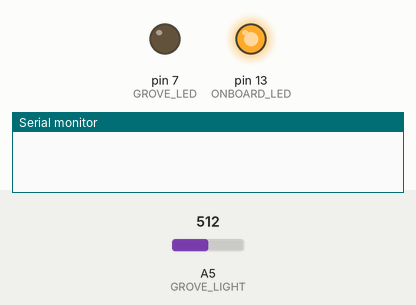
A sketch run on a simulated Arduino Nano, built with avr-gcc and run on an emulated ATmega328P. Parts: output pins drawn as LEDs (lit = HIGH), the last lines printed to the serial monitor. The test bench sets the inputs (shaded band); at power-on: A5 (GROVE_LIGHT) = 512.

Above: at 0.1 s.
At 19.6 s:
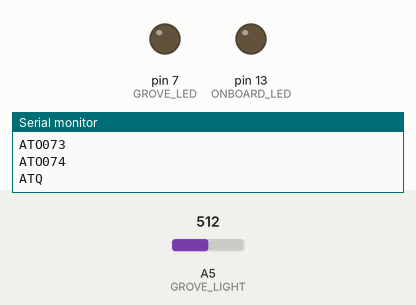
Timing chart, 0 to 21.1 s (numbered marks = the images above):
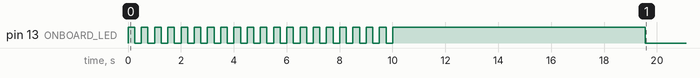

The sketch:

LWPAKitDemo.ino
```cpp
// (licence header left out)
#include <math.h>
#include <SoftwareSerial.h>

bool ledState = false;

const long DELAY_LOOP = 180000;  // Delay between two transmissions
const long DELAY_ACK  =  10000;  // Delay for ACK transmission after command
const int GROVE_LIGHT = A5;      // Grove - Light Sensor
const int GROVE_LED   = 7;       // Grove - LED light (optional, set to 13 if no Grove LED)
const int ONBOARD_LED = 13;      // Onboard LED

// Debug thought soft serial (optional)
const int DEBUG_RX = 3;
const int DEBUG_TX = 2;
SoftwareSerial debug(DEBUG_RX, DEBUG_TX);

void setup()
{
  debug.begin(19200);  // baud rate for debug serial
  Serial.begin(19200); // baud rate for NanoN8

  debug.println("Setup...");

  pinMode(GROVE_LED, OUTPUT);    // Set the Grove LED as output
  pinMode(ONBOARD_LED, OUTPUT);  // Set the LED on Digital 12 as an OUTPUT

  ledBlinking(ONBOARD_LED, 10, 500);  // Blink for ten seconds
  ledOnOff(ONBOARD_LED, true);        // Led ON along with command mode

  // set ATO & ATM Parameters for Nano N8
  initXbeeNanoN8();

  ledOnOff(ONBOARD_LED, false); // Led Off after command mode

  debug.println("Setup: DONE");

  delay(1000);
}

void loop()
{
  // Read light measure
  int sensorValue = analogRead(GROVE_LIGHT);

  debug.print("Sensor: ");
  debug.println(sensorValue);

  // Send light measure and led state
  sendLightSensorValuetoNanoN8(sensorValue);

  // Wait max 6s until data is available
  long l_milli = millis();
  while (millis() - l_milli < 6000 && Serial.available() <= 0) { }

  // Time to wait for next transmission
  long l_wait = DELAY_LOOP;

  // Read downlink data, if any
  while (Serial.available () > 0) {
    ledBlinking(ONBOARD_LED, 2, 200); // blink for 2s when data is available

    int c = Serial.read();
    switch (c) {
      case 0:
        debug.println("LED: Off");
        ledOnOff(GROVE_LED, false);
        ledState = false;
        l_wait = DELAY_ACK; // retransmit ACK now
        break;
      case 1:
        debug.println("LED: On");
        ledOnOff(GROVE_LED, true);
        ledState = true;
        l_wait = DELAY_ACK; // retransmit ACK now
        break;
      case 2:
        debug.println("LED: Blink");
        ledBlinking(GROVE_LED, 5, 500); // blink for 5s
        ledOnOff(GROVE_LED, ledState);  // restore previous Grove LED state
        l_wait = DELAY_ACK; // retransmit ACK now
        break;
      case -1: // EOF
        debug.println("EOF");
        break;
      default: // unexpected data
        debug.print("Unexpected data: ");
        debug.println(c);
        ledBlinking(ONBOARD_LED, 4, 100); // blink quickly for 2s
        break;
    }
  }

  // Wait until timeout or low light condition
  l_milli = millis();
  while (millis() - l_milli < l_wait) {
    if (analogRead(GROVE_LIGHT) < 240) {
      ledBlinking(ONBOARD_LED, 4, 500);
      break;
    }
  }
}

void debugNanoN8(char * message, char * command)
{
  Serial.println(command);
  debug.print(message);
  debug.println(Serial.readString());
}

void initXbeeNanoN8()
{
  Serial.print("+++");          // Enter command mode
  delay(1500);
  Serial.println("ATM007=06");  // Baud rate 19200
  delay(1500);

  debugNanoN8("Version: ", "ATV");
  debugNanoN8("AppSKey: ", "ATO083");
  debugNanoN8("Device address: ", "ATO069");
  debugNanoN8("Network Session Key: ", "ATO073");
  debugNanoN8("Application Session Key: ", "ATO074");

  Serial.println("ATQ");        // Quit command mode
  delay(1500);

  // Empty any initial output of the module ?
  while (Serial.read() > 0) { }
}

void ledOnOff(int led, boolean state)
{
  digitalWrite(led, state ? HIGH : LOW);
}

void ledBlinking(int led, int sec, int period)
{
  long end = millis() + sec * 1000;
  while (millis() < end)
  {
    digitalWrite(led, HIGH);
    delay(period / 2);
    digitalWrite(led, LOW);
    delay(period / 2);
  }
}

void sendLightSensorValuetoNanoN8(int value)
{
  byte bLedState = ledState ? 0x01 : 0x00;
  byte byteOne = value / 256;
  byte byteTwo = value % 256;

  Serial.write(bLedState);
  Serial.write((byte)0x00);
  Serial.write((byte)0x00);
  Serial.write(byteOne);
  Serial.write(byteTwo);
}
```
